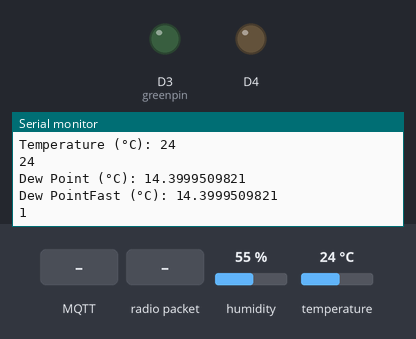
A sketch run on a simulated ESP8266 (NodeMCU). On the bench: output pins drawn as LEDs (lit = HIGH), the last lines printed to the serial monitor. Inputs (shaded band) come from the test bench; at power-on: humidity 55 %, temperature 24 °C. WiFi joins after 1.5 s; servers stay silent unless stated; no radio packets arrive unless stated; no MQTT or app messages arrive unless stated.

Above: at 2.7 s.
2.8 s: MQTT message "ONX" arrives on the first subscribed topic
At 3.4 s:
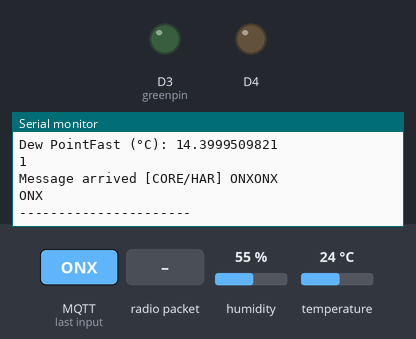
4.3 s: radio packet "ONX" arrives
At 4.48 s:
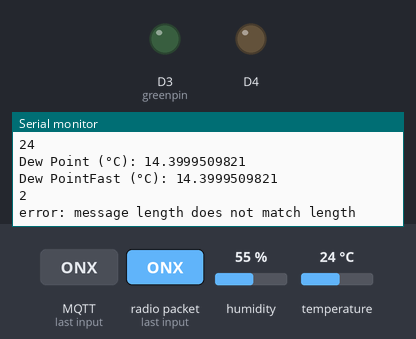
5.8 s: MQTT message "OFX" arrives on the first subscribed topic
7.3 s: MQTT message "0" arrives on the first subscribed topic
Timing chart, 0 to 9.8 s (numbered marks = the images above; inputs shaded):
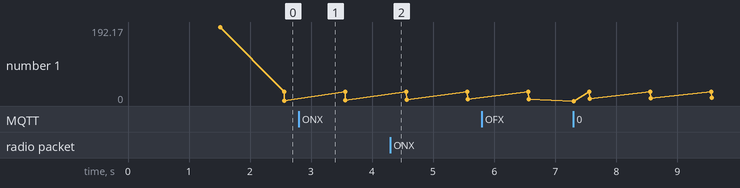

The sketch:

HARMotionesp12.ino
```cpp
#include <ESP8266WiFi.h>
#include <PubSubClient.h>
#include "ACS712.h"

// Update these with values suitable for your network.
#include <dht11.h> // dht11 kütüphanesini ekliyoruz.
#define DHT11PIN 10 // DHT11PIN olarak Dijital 2"yi belirliyoruz.
dht11 DHT11;

const char* ssid = "sungerbob";
const char* password = "halukbinreyhan";
const char* mqtt_server = "areyhome.dynu.com";

WiFiClient espClient;
PubSubClient client(espClient);
long lastMsg = 0;
char msg[50];
int value = 0;
int greenpin = D3; // select the pin for the green LED

//acs712
const int sensorIn = A0;
int mVperAmp = 66; // use 100 for 20A Module and 66 for 30A Module
ACS712 sensor(ACS712_30A, A0);


double Voltage = 0;
double VRMS = 0;
double AmpsRMS = 0;


#include <SPI.h>              // include libraries
#include <LoRa.h>
#include "Timer.h"

const int csPin = D8;          // LoRa radio chip select
const int resetPin = D0;       // LoRa radio reset
const int irqPin = D1;         // change for your board; must be a hardware interrupt pin

String outgoing;              // outgoing message

byte msgCount = 0;            // count of outgoing messages
byte localAddress = 0xCC;     // address of this device
byte destination = 0xBB;      // destination to send to
long lastSendTime = 0;        // last send time
int interval = 2000;          // interval between sends


//HCSR STAGEf

int inputPin = D2;               // choose the input pin (for PIR sensor)
int pirState = LOW;             // we start, assuming no motion detected


///
/// LoRa Stage
///


void onReceive(int packetSize) {
  if (packetSize == 0) return;          // if there's no packet, return


  // read packet header bytes:
  int recipient = LoRa.read();          // recipient address
  int sender = LoRa.read();            // sender address
  int incomingMsgId = LoRa.read();     // incoming msg ID
  byte incomingLength = LoRa.read();    // incoming msg length

  String incoming = "";

  while (LoRa.available()) {
    incoming += (char)LoRa.read();
  }

  if (incomingLength != incoming.length()) {   // check length for error
    Serial.println("error: message length does not match length");
    return;                             // skip rest of function
  }

  // if the recipient isn't this device or broadcast,
  if (recipient != localAddress && recipient != 0xFF) {
    Serial.println("This message is not for me.");
    return;                             // skip rest of function
  }


  // if message is for this device, or broadcast, print details:
  Serial.println("Received from: 0x" + String(sender, HEX));
  Serial.println("Sent to: 0x" + String(recipient, HEX));
  Serial.println("Message ID: " + String(incomingMsgId));
  Serial.println("Message length: " + String(incomingLength));
  Serial.println("Message: " + incoming);
  Serial.println("RSSI: " + String(LoRa.packetRssi()));
  Serial.println("Snr: " + String(LoRa.packetSnr()));
  Serial.println();


if(incoming=="ONX")
{
  Serial.println("okeyyy");
      analogWrite (greenpin, 255);

}
 else if(incoming=="OFX")
{

  Serial.println("dddddddokeyyy");
      analogWrite (greenpin, 1);

}

  String bbKing = "ARN0x"+ String(sender, HEX)+"_"+incoming+ String(LoRa.packetRssi());

    char deviceLinkX[50];
    bbKing.toCharArray(deviceLinkX,50);


  Serial.println(sender);
  Serial.println("Sending to CORE");

     client.publish("CORE/ARN",deviceLinkX);


}

String msgString = "";String msgString2 = ""; String firstThree="";


Timer t;

void setup() {
  pinMode(BUILTIN_LED, OUTPUT);     // Initialize the BUILTIN_LED pin as an output
  pinMode(inputPin, INPUT);     // declare sensor as input
  pinMode (greenpin, OUTPUT);

  Serial.begin(115200);
  setup_wifi();
  client.setServer(mqtt_server, 1883);
  client.setCallback(callback);
  sensor.calibrate();
 DHT11.attach(D2);

}


void setup_wifi() {

  delay(10);
  // We start by connecting to a WiFi network
  Serial.println();
  Serial.print("Connecting to ");
  Serial.println(ssid);

  WiFi.begin(ssid, password);

  while (WiFi.status() != WL_CONNECTED) {
    delay(500);
    Serial.print(".");
  }

  Serial.println("");
  Serial.println("WiFi connected");
  Serial.println("IP address: ");
  Serial.println(WiFi.localIP());


   LoRa.setPins(csPin, resetPin, irqPin);// set CS, reset, IRQ pin

   if (!LoRa.begin(433E6)) {             // initialize ratio at 915 MHz
     Serial.println("LoRa init failed. Check your connections.");
     while (true);                       // if failed, do nothing
   }

   Serial.println("LoRa init succeeded.");

   t.every(1000, taskX);
}


void callback(char* topic, byte* payload, unsigned int length) {
 Serial.print("Message arrived [");
 Serial.print(topic);
 Serial.print("] ");
 for (int i=0;i<length;i++) {
  char receivedChar = (char)payload[i];
  Serial.print(receivedChar);
 }


 char buffer[length];
 for (int i = 0; i < length; i++)
 {
   msgString += String((char)payload[i]);
   msgString2 += String((char)payload[i]);
 }


 String payloadData = buffer;
 Serial.println(msgString);
 msgString2= msgString;

 firstThree = msgString.substring(0,4);
 Serial.println(firstThree);

 Serial.println("----------------------");
 String lastThree = msgString2.substring(5,8);
 Serial.println(lastThree);
/*

 firstThree.toCharArray(destinationAddX,50);
 */

char destinationAddX[50];
firstThree.toCharArray(destinationAddX,50);
long myNum = atol(destinationAddX);
short firstThreeShorted = myNum;


sendMessage(lastThree,firstThreeShorted);

 msgString="";  msgString2=""; Serial.println();
}


void reconnect() {
  // Loop until we're reconnected
  while (!client.connected()) {
    Serial.print("Attempting MQTT connection...");
    // Attempt to connect
    if (client.connect("ARN Har Motion")) {
      Serial.println("connected");
      // Once connected, publish an announcement...


      client.publish("outTopic", "hello world");


      // ... and resubscribe

      client.subscribe("CORE/HAR");
      client.subscribe("CORE\HAR");


    } else {
      Serial.print("failed, rc=");
      Serial.print(client.state());
      Serial.println(" try again in 5 seconds");
      // Wait 5 seconds before retrying
      delay(5000);
    }
  }
}


void loop()
{


 if (!client.connected()) {
  reconnect();
 }
 client.loop();
 t.update();


  onReceive(LoRa.parsePacket());
}


void sendMessage(String outgoing, byte adress) {
  LoRa.beginPacket();                   // start packet
  LoRa.write(destination);              // add destination address
  LoRa.write(localAddress);             // add sender address
  LoRa.write(msgCount);                 // add message ID
  LoRa.write(outgoing.length());        // add payload length
  LoRa.print(outgoing);                 // add payload
  LoRa.endPacket();                     // finish packet and send it
  msgCount++;                           // increment message ID
}

int resetleyiciSayac=0;

int totalTime=0;
int resetMe=0;
int uptime=0;
int val = 0;                    // variable for reading the pin status


int sayacX=0;
void taskX()
{
  //onReceive(LoRa.parsePacket());
  uptime=millis()/1000;
 // totalTime=millis()/1000;

 //Serial.println(uptime);


//GroupID

val = digitalRead(inputPin);  // read input value
  if (val == HIGH) {            // check if the input is HIGH
 //   digitalWrite(BUILTIN_LED, HIGH);  // turn LED ON
    if (pirState == LOW) {
      // we have just turned on


      sendMessage("ARN51OSBA0",0xBB);


      Serial.println("Motion detected!");
      // We only want to print on the output change, not state
      pirState = HIGH;
    }
  } else {
 //   digitalWrite(BUILTIN_LED, LOW); // turn LED OFF
    if (pirState == HIGH){
      // we have just turned of
      Serial.println("Motion ended!");
      // We only want to print on the output change, not state
      pirState = LOW;
    }
  }


 int chk = DHT11.read();

 Serial.print("Read sensor: ");
 switch (chk)
 {
 case 0: Serial.println("OK"); break;
 case -1: Serial.println("Checksum error"); break;
 case -2: Serial.println("Time out error"); break;
 default: Serial.println("Unknown error"); break;
 }

 Serial.print("Humidity (%): ");   //Nem yüzdesini ekrana yazdırıyoruz
 Serial.println((int)DHT11.humidity, DEC);

 Serial.print("Temperature (°C): ");   //Sıcaklığı santigrad olarak ekrana yazdırıyoruz
 Serial.println((int)DHT11.temperature, DEC);
 Serial.println(DHT11.temperature);

 Serial.print("Dew Point (°C): ");    //Sıcaklık aynı nem oranında bu sıcaklık değerine düşerse kar,yağmur,sis,çiğ bilimum doğa olayları görülür.
 Serial.println(DHT11.dewPoint(), DEC);

 Serial.print("Dew PointFast (°C): ");
 Serial.println(DHT11.dewPointFast(), DEC);


/*
  float U = 230;

  // To measure current we need to know the frequency of current
  // By default 50Hz is used, but you can specify own, if necessary
  float I = sensor.getCurrentAC();

  // To calculate the power we need voltage multiplied by current
  float P = U * I;

  Serial.println(String("P = ") + P + " Watts");


 Voltage = getVPP();
 VRMS = (Voltage/2.0) *0.707;
 AmpsRMS = (VRMS * 1000)/mVperAmp;
 Serial.print(AmpsRMS);
 Serial.println(" Amps RMS");


*/


  resetleyiciSayac+=1;
  sayacX++;
String fd = String((int)DHT11.temperature, DEC);
if(sayacX==30)
{
sayacX=0;

      sendMessage(fd,0xBB);


}


  Serial.println(resetleyiciSayac);

  if(resetleyiciSayac==3000)
  ESP.restart();
   client.publish("CORE/applications/51OSB/STATE", "im Alive!");


  if(totalTime>5)
  totalTime=0;

  if(uptime>1000)
  ESP.restart();

}


float getVPP()
{
  float result;

  int readValue;             //value read from the sensor
  int maxValue = 0;          // store max value here
  int minValue = 1024;          // store min value here

   uint32_t start_time = millis();
   while((millis()-start_time) < 1000) //sample for 1 Sec
   {
       readValue = analogRead(sensorIn);
       // see if you have a new maxValue
       if (readValue > maxValue)
       {
           /*record the maximum sensor value*/
           maxValue = readValue;
       }
       if (readValue < minValue)
       {
           /*record the maximum sensor value*/
           minValue = readValue;
       }
   }

   // Subtract min from max
   result = ((maxValue - minValue) * 5.0)/1024.0;

   return result;
 }
```

Measured:
- after the input at 2.8 s, the serial monitor: prints a new line at once (image 1)
- after the input at 4.3 s, the serial monitor: prints a new line at once (image 2)
